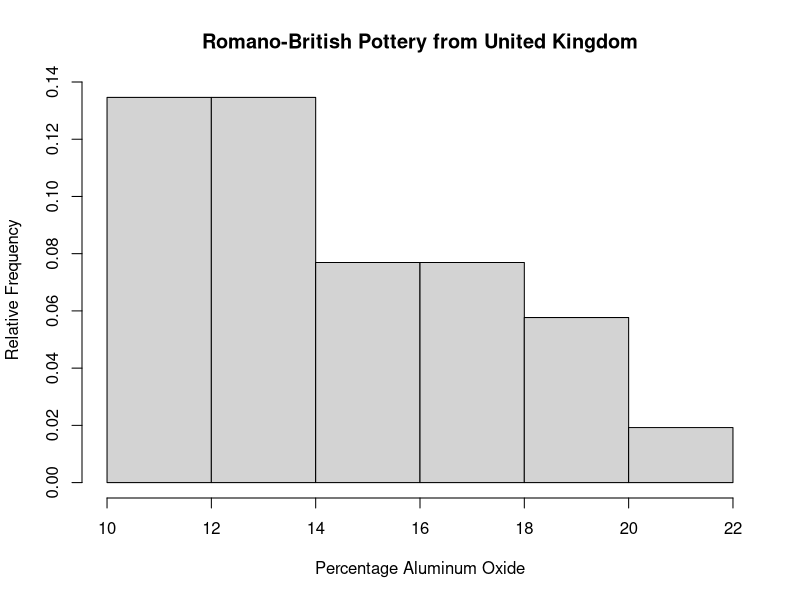

Write the R code that produced this figure.
# WMS Ex. 1.8 (a) - Relative frequency histogram representing
# the amount of aluminum oxide in 26 samples of Romano-British
# pottery found at four different kiln sites in the United Kingdom.


al2o3 <- c(14.4, 13.8, 14.6, 11.5, 13.8, 10.9, 10.1,
           11.6, 11.1, 13.4, 12.4, 13.1, 12.7, 12.5,
           11.8, 11.6, 18.3, 15.8, 18.0, 18.0, 20.8,
           17.7, 18.3, 16.7, 14.8, 19.1)


hist(al2o3,
     freq = FALSE,
     main = "Romano-British Pottery from United Kingdom",
     xlab = "Percentage Aluminum Oxide",
     ylab = "Relative Frequency")


pdf("ex1_8_a.pdf")
dev.off()
